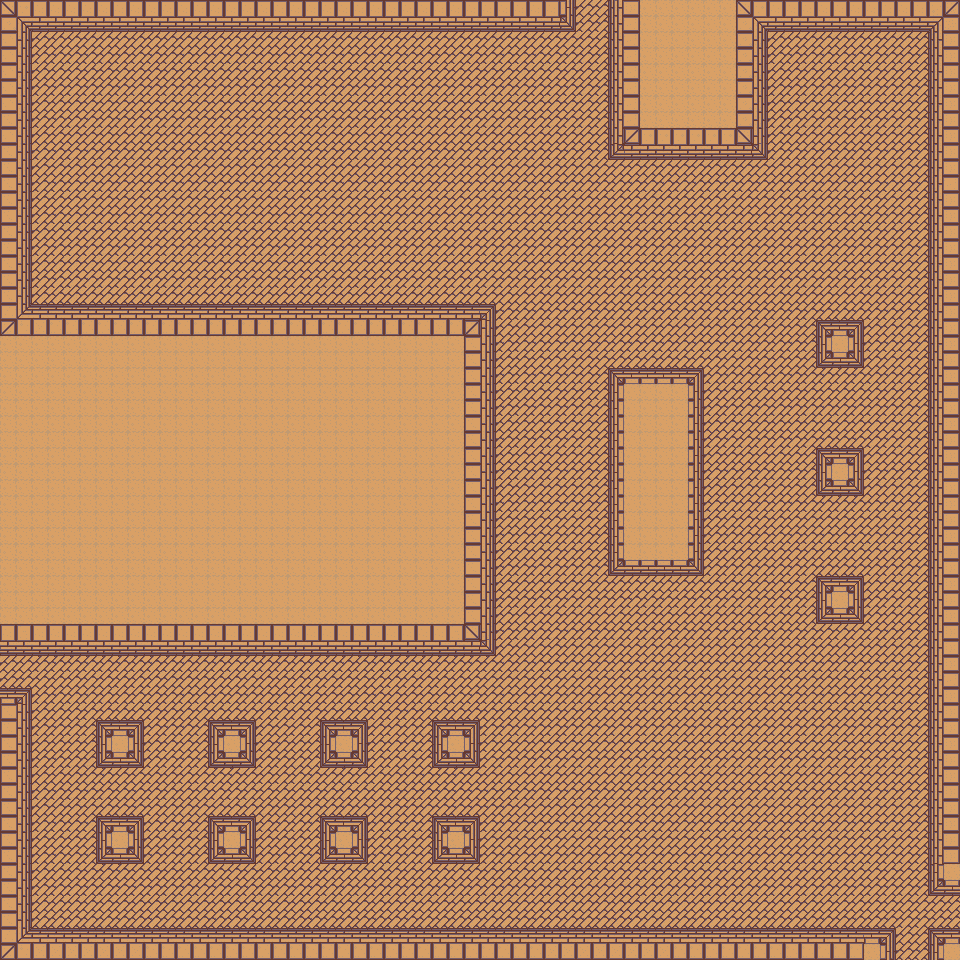

A 2D game scene composited from a Tiled map and its tileset images. What follows is a short description and the map's XML, with each tile layer's data collapsed to a summary:
An orthogonal 60x60 tile map with 16x16 px tiles, 1 tile layer (background), 3 tilesets and 32 objects.

<map version="1.0" orientation="orthogonal" renderorder="right-down" width="60" height="60" tilewidth="16" tileheight="16" nextobjectid="41">
 <tileset firstgid="1" name="tileset_1" tilewidth="16" tileheight="16" tilecount="1200" columns="40">
  <image source="tileset_1.png" trans="000000" width="640" height="480" />
 </tileset>
 <tileset firstgid="1201" name="player" tilewidth="32" tileheight="32" tilecount="1" columns="1">
  <image source="../../img/player_stand.png" trans="000000" width="32" height="36" />
 </tileset>
 <tileset firstgid="1202" name="scarab" tilewidth="64" tileheight="32" tilecount="1" columns="1">
  <image source="../../img/scarab.png" trans="000000" width="64" height="32" />
 </tileset>
 <layer name="background" width="60" height="60">
  <data>[3600 cells, 3600 non-empty, 42 distinct tile ids]</data>
 </layer>
 <objectgroup name="solids">
  <object id="2" x="608" y="32" width="160" height="128" />
  <object id="3" x="0" y="32" width="32" height="272" />
  <object id="4" x="0" y="304" width="496" height="352" />
  <object id="5" x="608" y="368" width="96" height="208" />
  <object id="6" x="816" y="320" width="48" height="48" />
  <object id="7" x="816" y="448" width="48" height="48" />
  <object id="8" x="816" y="576" width="48" height="48" />
  <object id="9" x="928" y="32" width="32" height="144" />
  <object id="13" x="96" y="720" width="48" height="48" />
  <object id="14" x="96" y="816" width="48" height="48" />
  <object id="15" x="208" y="720" width="48" height="48" />
  <object id="16" x="208" y="816" width="48" height="48" />
  <object id="17" x="320" y="720" width="48" height="48" />
  <object id="18" x="320" y="816" width="48" height="48" />
  <object id="19" x="432" y="720" width="48" height="48" />
  <object id="20" x="432" y="816" width="48" height="48" />
  <object id="32" x="0" y="0" width="576" height="32" />
  <object id="33" x="608" y="0" width="352" height="32" />
  <object id="34" x="0" y="688" width="32" height="272" />
  <object id="37" x="32" y="928" width="864" height="32" />
  <object id="38" x="928" y="928" width="32" height="32" />
  <object id="39" x="928" y="176" width="32" height="720" />
 </objectgroup>
 <objectgroup name="player">
  <object id="22" gid="1201" x="0" y="688" width="32" height="32" />
 </objectgroup>
 <objectgroup name="enemies">
  <object id="23" gid="1202" x="352" y="128" width="64" height="32" />
  <object id="24" gid="1202" x="128" y="224" width="64" height="32" />
  <object id="25" gid="1202" x="815" y="122" width="64" height="32" />
  <object id="26" gid="1202" x="611" y="744" width="64" height="32" />
  <object id="27" gid="1202" x="804" y="706" width="64" height="32" />
  <object id="28" gid="1202" x="728" y="843" width="64" height="32" />
  <object id="29" gid="1202" x="178" y="922" width="64" height="32" />
  <object id="30" gid="1202" x="233" y="699" width="64" height="32" />
  <object id="31" gid="1202" x="567" y="259" width="64" height="32" />
 </objectgroup>
</map>
